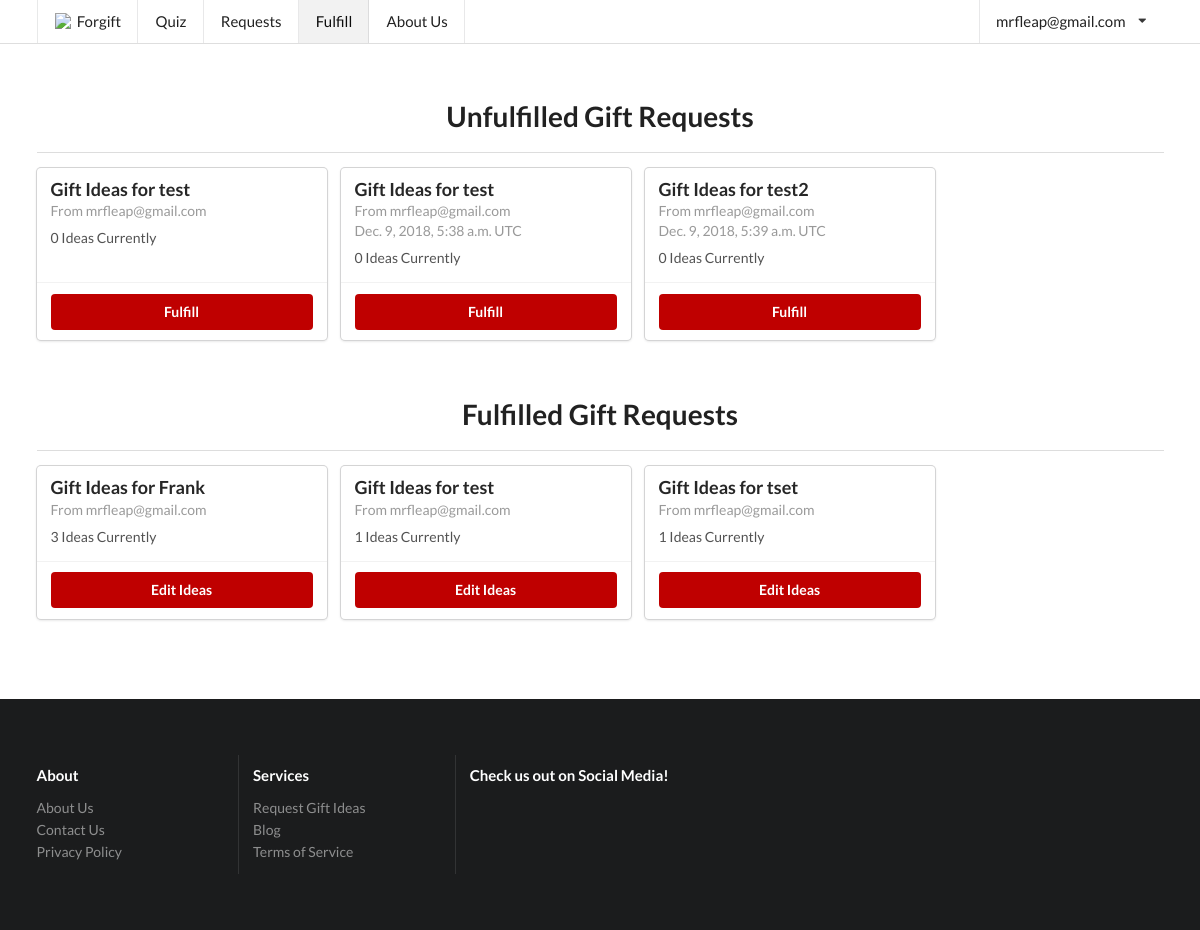
Before: /fulfill/ (signed in) with the older database file.
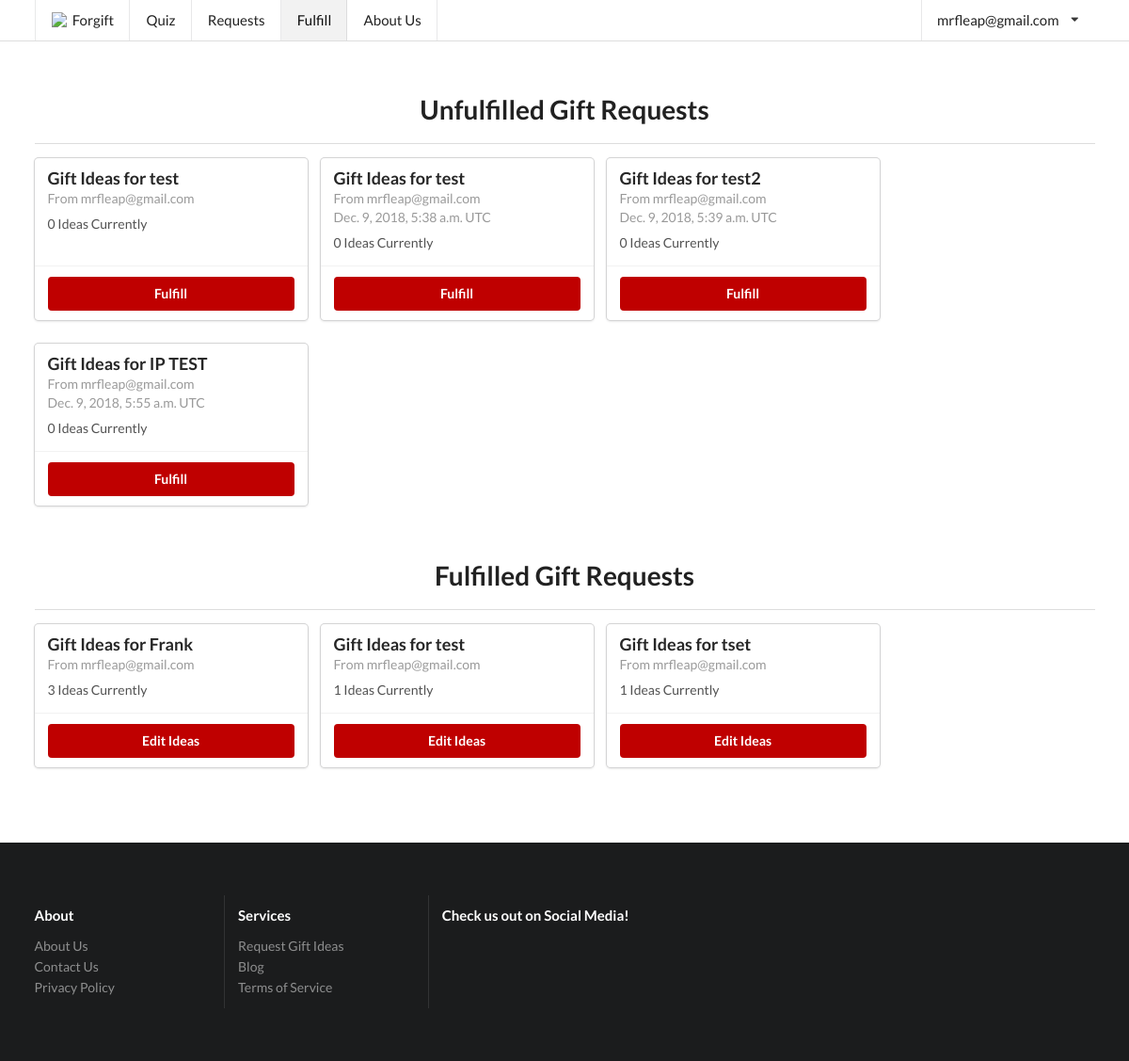
After: the same page with the newer database file.
### forgyftapp/models.py (models this page shows, shortened)
class Slug(OnCreate, models.Model):
	_slug = models.SlugField(max_length=7, blank=True)
	class Meta:
		abstract = True

class GifteeProfile(Slug):
	name = models.TextField(max_length=150)
	gender = models.CharField(max_length=80, choices=gender.GENDER_CHOICES)
	age = models.IntegerField()
	relationship = models.TextField(max_length=6000)
	price_upper = models.IntegerField()
	interests = models.TextField(max_length=6000)
	existing_related_items = models.TextField(max_length=6000)
	extra_info = models.TextField(max_length=6000, blank=True, null=True)
	occasion = models.TextField(max_length=6000)
	published = models.BooleanField(default=False)
	emailed_about_publish = models.BooleanField(default=False)
	user = models.ForeignKey(User, on_delete=models.CASCADE, null=True)
	email = models.EmailField(null=True)
	feedback = models.OneToOneField(GiftFeedback, on_delete=models.SET_NULL, null=True)
	created = models.DateTimeField(editable=False, null=True, blank=True)
	ip_address = models.GenericIPAddressField(null=True, default=None)
	_location = models.TextField(null=True, default=None, blank=True)

class User(AbstractUser, Slug):
	email_confirmed = models.BooleanField(default=False)

class OnCreate:
	def onCreate(self):
		pass

class GiftIdea(models.Model, OnCreate):
	idea = models.TextField()
	link = models.URLField(max_length=2400)
	image = models.URLField(max_length=2400, blank=True, null=True)
	explanation = models.TextField()
	published = models.BooleanField(default=False)
	giftee_profile = models.ForeignKey(GifteeProfile, related_name="ideas", on_delete=models.CASCADE)
	clicks = models.IntegerField(default=0)

### forgyftapp/views/basic_views.py (the view)
# urls.py: url(r'^fulfill/?$', basic_views.fulfill, name='fulfill'),
@staff_member_required
def fulfill(request, profile=None):
	if profile:
		giftee_profile = get_object_or_404(GifteeProfile, pk=profile)
		if request.method == "POST":
			gift_ideas = GiftIdeaFormSet(request.POST, instance=giftee_profile)
			i = 0
			for form in gift_ideas:
				if len(form.changed_data) == 1 and form.changed_data[0] == "published":
					form.changed_data = []
				i += 1
			if gift_ideas.is_valid():
				gift_ideas.save()
				published = False
				for form in gift_ideas:
					if len(gift_ideas.forms[0].cleaned_data) > 0 and gift_ideas.forms[0].cleaned_data["published"]:
						published = True
				if published:
					giftee_profile.submit(request)
				else:
					giftee_profile.unsubmit()
				return redirect("forgyftapp:fulfill", profile=profile)
		else:
			gift_ideas = GiftIdeaFormSet(instance=giftee_profile)
		published = giftee_profile.published or (hasattr(gift_ideas.forms[0], "cleaned_data") and gift_ideas.forms[0].cleaned_data["published"])
		return render(request, "fulfill.html", {"giftee_profile": giftee_profile, "gift_ideas": gift_ideas,
		                                        "page": "fulfill", "published": published})
	else:
		giftee_profiles_unpublished = GifteeProfile.objects.filter(published=False).order_by('created')
		giftee_profile_published = GifteeProfile.objects.filter(published=True).order_by('created')
		return render(request, "fulfill.html", {"giftee_profiles_unpublished": giftee_profiles_unpublished,
		                                        "page": "fulfill", "giftee_profile_published": giftee_profile_published})

### forgyftapp/templates/fulfill.html (shortened to what the changed rows need)
{% extends "base/base.html" %}
{% block content %}
<div class="ui main container" style="padding-bottom: 48px">
    {% if gift_ideas %}
    <h1 style="text-align: center; padding-bottom: 4px">Enter Gift Ideas
        for {{ giftee_profile.name }} by {{ giftee_profile.user.first_name }}'s request</h1>
    <div>
        <form action="" method="post" id="ideaForm">{% csrf_token %}
            {{ form.as_p }}
            <table class="ui table" style="margin-top: 0">
                {{ gift_ideas.management_form }}
                {% for form in gift_ideas.forms %}
                {% if forloop.first %}
                    <thead>
                    <tr>
                        {% for field in form.visible_fields %}
                            <th>{{ field.label|capfirst }}</th>
                        {% endfor %}
                    </tr>
                    </thead>
                {% endif %}
                <tbody>
                <tr class="{% cycle row1 row2 %} formset_row">
                    {% for field in form.visible_fields %}
                    <td>
                        {% if forloop.first %}
                            {% if form.instance.pk %}{{ form.DELETE }}{% endif %}
                            {% for hidden in form.hidden_fields %}
                                {{ hidden }}
                            {% endfor %}
                        {% endif %}
                        {% if field.errors %}
                            <div class="ui list">
                                {% for error in field.errors %}
                                    <div class="item">
                                        <div class="ui negative message">
                                            <p>
                                                {{ error }}
                                            </p>
                                        </div>
                                    </div>
                                {% endfor %}
                            </div>
                        {% endif %}
                        {% if "textarea" in field.field.widget.template_name %}
                        <div class="field">
                            {% if field.help_text %}
                            <label style="font-weight: 100; font-size: 13px; display: inline">
                                -
                                {% autoescape off %}
                                {{ field.help_text }}
                                {% endautoescape %}
                            </label>
                            {% endif %}
                            <textarea rows="{{ field.field.widget.attrs.rows }}" name="{{ field.html_name }}"
                                      id="{{ field.id_for_label }}"
                                      style="width: 100%">{% if field.value %}{{ field.value }}{% endif %}</textarea>
                        </div>
                        {% elif field.field.widget.input_type == "checkbox" and field.label != "Delete" %}
                        <div class="inline field">
                            <div class="ui toggle checkbox">
                                <input {% if field.value == True %}checked{% endif %}
                                       type="checkbox" tabindex="0" class="hidden toggle"
                                       style="display: inline"
                                       name="{{ field.html_name }}"
                                       id="{{ field.id_for_label }}">
                                {% if field.help_text %}
                                <p style="font-weight: 100; display: inline"> -
                                    {% autoescape off %}
                                    {{ field.help_text }}{% endautoescape %}</p>
                                {% endif %}
                            </div>
                        </div>
                        {% else %}
                        {% if field.label != "Delete" %}
                        <div class="field">
                            {% if field.help_text %}
                            <label style="font-weight: 100; font-size: 13px; display: inline">
                                {% autoescape off %}
                                - {{ field.help_text }}
                                {% endautoescape %}
                            </label>
                            {% endif %}
                            <div class="ui input" style="width: 100%">{{ field }}</div>
                        </div>
                        {% endif %}
                        {% endif %}
                    </td>
                    {% endfor %}
                </tr>
                </tbody>
                {% endfor %}
            </table>
            <div class="ui one column stackable center aligned page grid">
                <div class="column sixteen wide">
                    <div class="ui fluid buttons">
                        <input class="ui positive button" type="submit" value="Save"/>
                        <div class="or"></div>
                        <a class="ui negative button" href="{% url 'forgyftapp:fulfill' %}">Back</a>
                    </div>
                    <a class="ui button" href="{{ giftee_profile.admin_url }}" style="margin-top: 8px">
                        View on Admin Site
                    </a>
                </div>
            </div>
        </form>
    </div>
    {% if giftee_profile.ideas and giftee_profile.emailed_about_publish %}
        <div style="padding-top: 16px">
            <div class="ui container segment" style="width: 100%">
                <h3 class="ui header">Link Click Analytics</h3>
                <table class="ui celled table">
                    <thead>
                    <tr>
                        <th>Idea</th>
                        <th>Idea Link</th>
                        <th>Clicks</th>
                    </tr>
                    </thead>
                    <tbody>
                    {% for idea in giftee_profile.ideas.all %}
                        <tr>
                            <td><a href="{{ idea.link }}">{{ idea.idea }}</a></td>
                            <td>{{ idea.explanation }}</td>
                            <td>{{ idea.clicks }}</td>
                        </tr>
                    {% endfor %}
                    </tbody>
                </table>
            </div>
        </div>
    {% endif %}
    {% if giftee_profile.feedback %}
        <div style="padding-top: 16px">
            <div class="ui container segment" style="width: 100%">
                <h3 class="ui header">Gift Ideas Feedback</h3>
                <div class="ui dividing sub header">Rating</div>
                <p>{{ giftee_profile.feedback.rating }}/5</p>
                <div class="ui dividing sub header">Feedback</div>
                <p>{{ giftee_profile.feedback.feedback }}</p>
                <div class="ui dividing sub header">Purchased</div>
                <p>{{ giftee_profile.feedback.bought|yesno:"Purchased,Not Purchased" }}</p>
            </div>
        </div>
    {% endif %}
    <div class="ui basic segment" style="width: 100%; padding-right: 0; padding-left: 0">
        {% include "base/giftee_profile.html" with no_close=True %}
	    {% if giftee_profile.ip_address %}
			    <div class="ui dividing sub header">IP Address</div>
			    <p>{{ giftee_profile.ip_address }}</p>
		        <div class="ui dividing sub header">Location</div>
		        <p>{{ giftee_profile.location }}</p>
	    {% endif %}
        </div></div>
    </div>
	<div class="ui styled accordion" style="width: 100%;">
		<div class="active title">
			<i class="dropdown icon"></i>
			Giftee Profile Account Status
		</div>
		<div class="active content">
			<div class="ui dividing sub header">Linked to Account</div>
			<p>
				{% if giftee_profile.has_user %}
					Linked to account: {{ giftee_profile.user }}
				{% else %}
					Linked to email: {{ giftee_profile.email }}
				{% endif %}
			</p>
			</div>
		</div>
    {% else %}
    <h1 style="text-align: center; padding-bottom: 4px">Unfulfilled Gift Requests</h1>
    <div style="margin-left:auto;margin-right:auto;">
        <div {% if giftee_profiles_unpublished %}class="ui cards"{% endif %}>
            {% for giftee_profile in giftee_profiles_unpublished %}
                <div class="u card">
                    <div class="content">
                        <div class="header">
                            Gift Ideas for {{ giftee_profile.name }}
                        </div>
                        <div class="meta">
                            From {{ giftee_profile.user.email }}
	                        {% if giftee_profile.created %}<br>{{ giftee_profile.created }} UTC{% endif %}
                        </div>
                        <div class="description">
                            {{ giftee_profile.ideas.get_queryset|length }} Ideas Currently
                        </div>
                    </div>
                    <div class="extra content">
                        <div class="ui two buttons">
                            <a class="ui primary button"
                               href="{% url "forgyftapp:fulfill" profile=giftee_profile.pk %}">Fulfill</a>
                        </div>
                    </div>
                </div>
                {% empty %}
                <div class="ui disabled header" style="text-align: center; width: 100%; margin-top: 32px;">There
                    are currently no unfulfilled gift requests.
                </div>
            {% endfor %}
        </div>
    </div>
    <h1 style="text-align: center; padding-bottom: 4px; padding-top: 32px">Fulfilled Gift Requests</h1>
    <div style="margin-left:auto;margin-right:auto;">
        <div class="ui cards">
            {% for giftee_profile in giftee_profile_published %}
                <div class="ui card">
                    <div class="content">
                        <div class="header">
                            Gift Ideas for {{ giftee_profile.name }}
                        </div>
                        <div class="meta">
                            From {{ giftee_profile.user.email }}
                        </div>
                        <div class="description">
                            {{ giftee_profile.ideas.get_queryset|length }} Ideas Currently
                        </div>
                    </div>
                    <div class="extra content">
                        <div class="ui two buttons">
                            <a class="ui primary button"
                               href="{% url "forgyftapp:fulfill" profile=giftee_profile.pk %}">Edit Ideas</a>
                        </div>
                    </div>
                </div>
                {% empty %}
                <div class="ui disabled header" style="text-align: center; width: 100%; margin-top: 32px;">There
                    are currently no fulfilled gift requests.
                </div>
            {% endfor %}
        </div>
    </div>
    {% endif %}
</div>
<script src="{% load static %}{% static "semantic/components/checkbox.min.js" %}"></script>
<script src="{% load static %}{% static "jquery.formset.js" %}"></script>
{% endblock %}

Changed rows visible on the page:
added GifteeProfile: name "IP TEST", user.email "mrfleap@gmail.com", created "Dec. 9, 2018, 5:55 a.m.", ideas.get_queryset|length "0", shown under "Unfulfilled Gift Requests"
